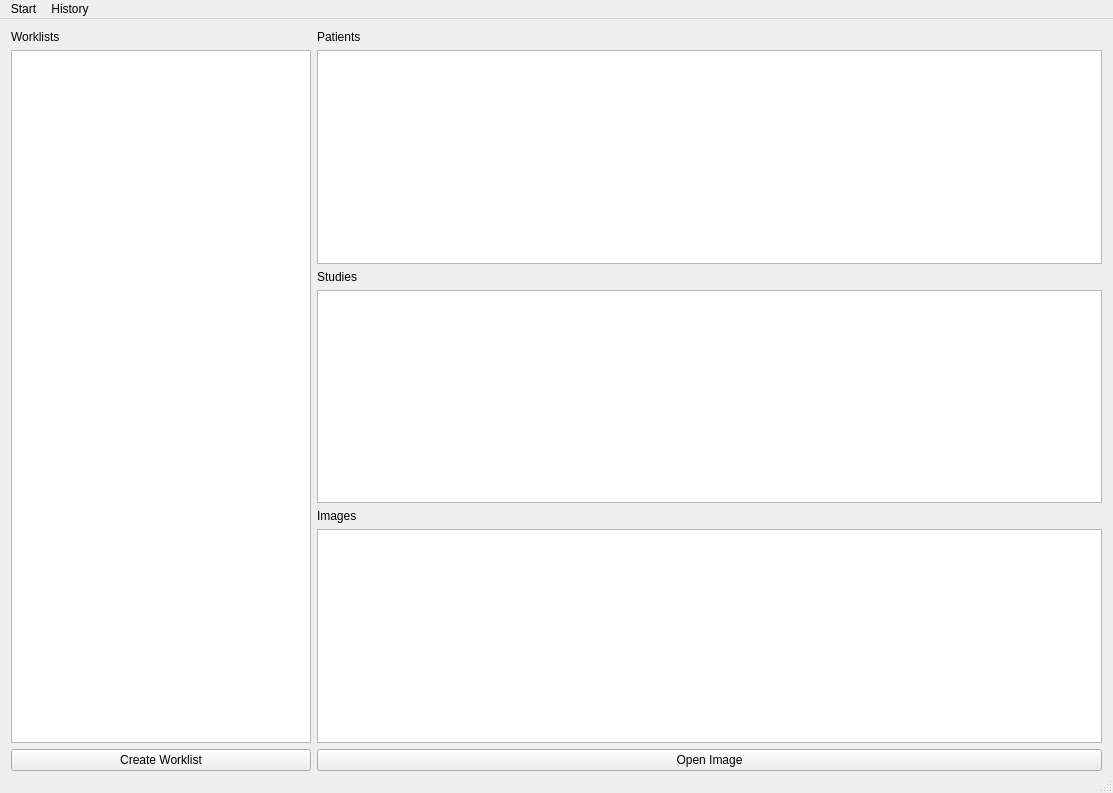
<?xml version="1.0" encoding="UTF-8"?>
<ui version="4.0">
 <class>WorklistWindowLayout</class>
 <widget class="QMainWindow" name="WorklistWindowLayout">
  <property name="geometry">
   <rect>
    <x>0</x>
    <y>0</y>
    <width>1113</width>
    <height>793</height>
   </rect>
  </property>
  <property name="windowTitle">
   <string>Worklistinterface</string>
  </property>
  <widget class="QWidget" name="centralWidget">
   <layout class="QGridLayout" name="gridLayout">
    <property name="bottomMargin">
     <number>0</number>
    </property>
    <item row="6" column="0">
     <widget class="QPushButton" name="button_create_worklist">
      <property name="maximumSize">
       <size>
        <width>16777215</width>
        <height>16777215</height>
       </size>
      </property>
      <property name="text">
       <string>Create Worklist</string>
      </property>
     </widget>
    </item>
    <item row="0" column="1">
     <widget class="QLabel" name="label_patients">
      <property name="text">
       <string>Patients</string>
      </property>
     </widget>
    </item>
    <item row="0" column="0">
     <widget class="QLabel" name="label_worklists">
      <property name="text">
       <string>Worklists</string>
      </property>
     </widget>
    </item>
    <item row="2" column="1">
     <widget class="QLabel" name="label_studies">
      <property name="text">
       <string>Studies</string>
      </property>
     </widget>
    </item>
    <item row="1" column="1">
     <widget class="QTableView" name="view_patients">
      <property name="enabled">
       <bool>true</bool>
      </property>
      <property name="editTriggers">
       <set>QAbstractItemView::AnyKeyPressed|QAbstractItemView::EditKeyPressed</set>
      </property>
      <property name="showDropIndicator" stdset="0">
       <bool>false</bool>
      </property>
      <property name="dragEnabled">
       <bool>true</bool>
      </property>
      <property name="dragDropOverwriteMode">
       <bool>false</bool>
      </property>
      <property name="dragDropMode">
       <enum>QAbstractItemView::DragOnly</enum>
      </property>
      <property name="defaultDropAction">
       <enum>Qt::IgnoreAction</enum>
      </property>
      <property name="alternatingRowColors">
       <bool>true</bool>
      </property>
      <property name="selectionMode">
       <enum>QAbstractItemView::SingleSelection</enum>
      </property>
      <property name="sortingEnabled">
       <bool>true</bool>
      </property>
      <attribute name="horizontalHeaderCascadingSectionResizes">
       <bool>true</bool>
      </attribute>
      <attribute name="horizontalHeaderShowSortIndicator" stdset="0">
       <bool>true</bool>
      </attribute>
      <attribute name="horizontalHeaderStretchLastSection">
       <bool>true</bool>
      </attribute>
      <attribute name="verticalHeaderVisible">
       <bool>false</bool>
      </attribute>
      <attribute name="verticalHeaderMinimumSectionSize">
       <number>20</number>
      </attribute>
      <attribute name="verticalHeaderDefaultSectionSize">
       <number>33</number>
      </attribute>
     </widget>
    </item>
    <item row="4" column="1">
     <widget class="QLabel" name="label_images">
      <property name="text">
       <string>Images</string>
      </property>
     </widget>
    </item>
    <item row="5" column="1">
     <widget class="QListView" name="view_images">
      <property name="sizePolicy">
       <sizepolicy hsizetype="Expanding" vsizetype="Expanding">
        <horstretch>0</horstretch>
        <verstretch>0</verstretch>
       </sizepolicy>
      </property>
      <property name="editTriggers">
       <set>QAbstractItemView::EditKeyPressed</set>
      </property>
      <property name="showDropIndicator" stdset="0">
       <bool>false</bool>
      </property>
      <property name="dragEnabled">
       <bool>true</bool>
      </property>
      <property name="dragDropMode">
       <enum>QAbstractItemView::DragDrop</enum>
      </property>
      <property name="defaultDropAction">
       <enum>Qt::IgnoreAction</enum>
      </property>
      <property name="iconSize">
       <size>
        <width>200</width>
        <height>200</height>
       </size>
      </property>
      <property name="movement">
       <enum>QListView::Snap</enum>
      </property>
      <property name="resizeMode">
       <enum>QListView::Adjust</enum>
      </property>
      <property name="layoutMode">
       <enum>QListView::Batched</enum>
      </property>
      <property name="spacing">
       <number>0</number>
      </property>
      <property name="gridSize">
       <size>
        <width>250</width>
        <height>250</height>
       </size>
      </property>
      <property name="viewMode">
       <enum>QListView::IconMode</enum>
      </property>
      <property name="uniformItemSizes">
       <bool>true</bool>
      </property>
     </widget>
    </item>
    <item row="3" column="1">
     <widget class="QTableView" name="view_studies">
      <property name="editTriggers">
       <set>QAbstractItemView::AnyKeyPressed|QAbstractItemView::EditKeyPressed</set>
      </property>
      <property name="showDropIndicator" stdset="0">
       <bool>false</bool>
      </property>
      <property name="dragEnabled">
       <bool>true</bool>
      </property>
      <property name="dragDropOverwriteMode">
       <bool>false</bool>
      </property>
      <property name="dragDropMode">
       <enum>QAbstractItemView::DragOnly</enum>
      </property>
      <property name="defaultDropAction">
       <enum>Qt::IgnoreAction</enum>
      </property>
      <property name="alternatingRowColors">
       <bool>true</bool>
      </property>
      <property name="selectionMode">
       <enum>QAbstractItemView::SingleSelection</enum>
      </property>
      <property name="sortingEnabled">
       <bool>true</bool>
      </property>
      <attribute name="horizontalHeaderCascadingSectionResizes">
       <bool>true</bool>
      </attribute>
      <attribute name="horizontalHeaderStretchLastSection">
       <bool>true</bool>
      </attribute>
      <attribute name="verticalHeaderVisible">
       <bool>false</bool>
      </attribute>
      <attribute name="verticalHeaderMinimumSectionSize">
       <number>20</number>
      </attribute>
     </widget>
    </item>
    <item row="6" column="1">
     <widget class="QPushButton" name="button_open_image">
      <property name="maximumSize">
       <size>
        <width>16777215</width>
        <height>16777215</height>
       </size>
      </property>
      <property name="text">
       <string>Open Image</string>
      </property>
     </widget>
    </item>
    <item row="1" column="0" rowspan="5">
     <widget class="QListView" name="view_worklists">
      <property name="minimumSize">
       <size>
        <width>300</width>
        <height>0</height>
       </size>
      </property>
      <property name="maximumSize">
       <size>
        <width>300</width>
        <height>16777215</height>
       </size>
      </property>
      <property name="acceptDrops">
       <bool>true</bool>
      </property>
      <property name="editTriggers">
       <set>QAbstractItemView::EditKeyPressed</set>
      </property>
      <property name="dragDropMode">
       <enum>QAbstractItemView::DropOnly</enum>
      </property>
      <property name="defaultDropAction">
       <enum>Qt::IgnoreAction</enum>
      </property>
     </widget>
    </item>
   </layout>
  </widget>
  <widget class="QMenuBar" name="menuBar">
   <property name="geometry">
    <rect>
     <x>0</x>
     <y>0</y>
     <width>1113</width>
     <height>18</height>
    </rect>
   </property>
   <widget class="QMenu" name="menu_start">
    <property name="title">
     <string>Start</string>
    </property>
    <addaction name="action_open_file"/>
    <addaction name="action_open_folder"/>
    <addaction name="action_open_external"/>
   </widget>
   <widget class="QMenu" name="menu_history">
    <property name="title">
     <string>History</string>
    </property>
   </widget>
   <addaction name="menu_start"/>
   <addaction name="menu_history"/>
  </widget>
  <widget class="QStatusBar" name="status_bar"/>
  <action name="action_open_file">
   <property name="text">
    <string>Open File</string>
   </property>
  </action>
  <action name="action_open_folder">
   <property name="text">
    <string>Open Folder</string>
   </property>
  </action>
  <action name="action_open_external">
   <property name="text">
    <string>Open External</string>
   </property>
   <property name="visible">
    <bool>false</bool>
   </property>
   <property name="iconVisibleInMenu">
    <bool>true</bool>
   </property>
  </action>
 </widget>
 <layoutdefault spacing="6" margin="11"/>
 <resources/>
 <connections/>
</ui>
